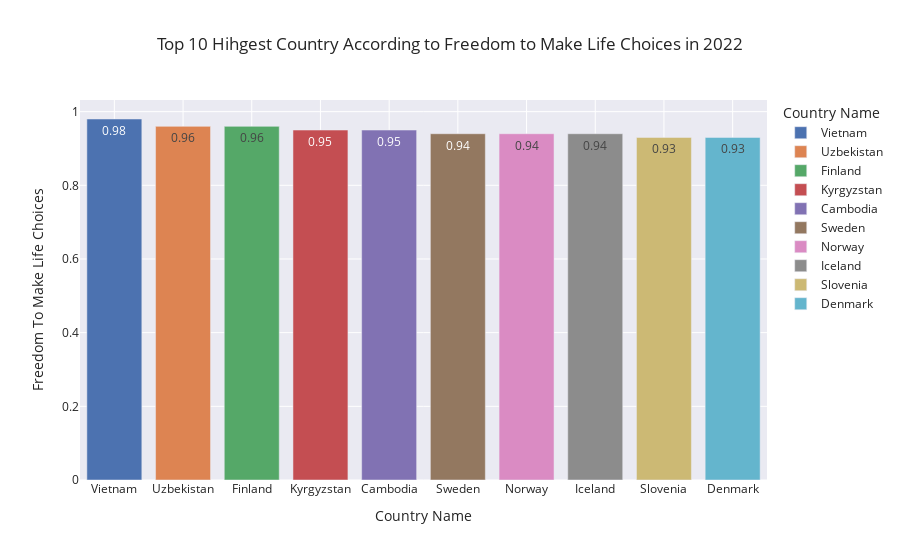

Source (notebook cell):
### Code cell
#Top 10 negara yang memiliki kebebasan tertinggi untuk untuk membuat pilihan hidup pada tahun 2022
freedom_2022 = pd.DataFrame(happiness_freedom.groupby('Country Name')[['Country Name','Freedom To Make Life Choices']].mean().sort_values('Freedom To Make Life Choices', ascending=False).round(2).head(10))
fig = px.bar(freedom_2022, x = freedom_2022.index, y = 'Freedom To Make Life Choices',
            title = 'Top 10 Hihgest Country According to Freedom to Make Life Choices in 2022', template = 'seaborn', color = freedom_2022.index, text = 'Freedom To Make Life Choices')
fig.show()
freedom_2022

### Figure 1 — Plotly figure (JSON) as saved in the notebook; plotly's stock layout.template omitted (floating-point values rounded to 4 significant figures)
{"data": [{"alignmentgroup": "True", "hovertemplate": "Country Name=%{x}<br>Freedom To Make Life Choices=%{text}<extra></extra>", "legendgroup": "Vietnam", "marker": {"color": "rgb(76,114,176)", "pattern": {"shape": ""}}, "name": "Vietnam", "offsetgroup": "Vietnam", "orientation": "v", "showlegend": true, "text": [0.98], "textposition": "auto", "type": "bar", "x": ["Vietnam"], "xaxis": "x", "y": [0.98], "yaxis": "y"}, {"alignmentgroup": "True", "hovertemplate": "Country Name=%{x}<br>Freedom To Make Life Choices=%{text}<extra></extra>", "legendgroup": "Uzbekistan", "marker": {"color": "rgb(221,132,82)", "pattern": {"shape": ""}}, "name": "Uzbekistan", "offsetgroup": "Uzbekistan", "orientation": "v", "showlegend": true, "text": [0.96], "textposition": "auto", "type": "bar", "x": ["Uzbekistan"], "xaxis": "x", "y": [0.96], "yaxis": "y"}, {"alignmentgroup": "True", "hovertemplate": "Country Name=%{x}<br>Freedom To Make Life Choices=%{text}<extra></extra>", "legendgroup": "Finland", "marker": {"color": "rgb(85,168,104)", "pattern": {"shape": ""}}, "name": "Finland", "offsetgroup": "Finland", "orientation": "v", "showlegend": true, "text": [0.96], "textposition": "auto", "type": "bar", "x": ["Finland"], "xaxis": "x", "y": [0.96], "yaxis": "y"}, {"alignmentgroup": "True", "hovertemplate": "Country Name=%{x}<br>Freedom To Make Life Choices=%{text}<extra></extra>", "legendgroup": "Kyrgyzstan", "marker": {"color": "rgb(196,78,82)", "pattern": {"shape": ""}}, "name": "Kyrgyzstan", "offsetgroup": "Kyrgyzstan", "orientation": "v", "showlegend": true, "text": [0.95], "textposition": "auto", "type": "bar", "x": ["Kyrgyzstan"], "xaxis": "x", "y": [0.95], "yaxis": "y"}, {"alignmentgroup": "True", "hovertemplate": "Country Name=%{x}<br>Freedom To Make Life Choices=%{text}<extra></extra>", "legendgroup": "Cambodia", "marker": {"color": "rgb(129,114,179)", "pattern": {"shape": ""}}, "name": "Cambodia", "offsetgroup": "Cambodia", "orientation": "v", "showlegend": true, "text": [0.95], "textposition": "auto", "type": "bar", "x": ["Cambodia"], "xaxis": "x", "y": [0.95], "yaxis": "y"}, {"alignmentgroup": "True", "hovertemplate": "Country Name=%{x}<br>Freedom To Make Life Choices=%{text}<extra></extra>", "legendgroup": "Sweden", "marker": {"color": "rgb(147,120,96)", "pattern": {"shape": ""}}, "name": "Sweden", "offsetgroup": "Sweden", "orientation": "v", "showlegend": true, "text": [0.94], "textposition": "auto", "type": "bar", "x": ["Sweden"], "xaxis": "x", "y": [0.94], "yaxis": "y"}, {"alignmentgroup": "True", "hovertemplate": "Country Name=%{x}<br>Freedom To Make Life Choices=%{text}<extra></extra>", "legendgroup": "Norway", "marker": {"color": "rgb(218,139,195)", "pattern": {"shape": ""}}, "name": "Norway", "offsetgroup": "Norway", "orientation": "v", "showlegend": true, "text": [0.94], "textposition": "auto", "type": "bar", "x": ["Norway"], "xaxis": "x", "y": [0.94], "yaxis": "y"}, {"alignmentgroup": "True", "hovertemplate": "Country Name=%{x}<br>Freedom To Make Life Choices=%{text}<extra></extra>", "legendgroup": "Iceland", "marker": {"color": "rgb(140,140,140)", "pattern": {"shape": ""}}, "name": "Iceland", "offsetgroup": "Iceland", "orientation": "v", "showlegend": true, "text": [0.94], "textposition": "auto", "type": "bar", "x": ["Iceland"], "xaxis": "x", "y": [0.94], "yaxis": "y"}, {"alignmentgroup": "True", "hovertemplate": "Country Name=%{x}<br>Freedom To Make Life Choices=%{text}<extra></extra>", "legendgroup": "Slovenia", "marker": {"color": "rgb(204,185,116)", "pattern": {"shape": ""}}, "name": "Slovenia", "offsetgroup": "Slovenia", "orientation": "v", "showlegend": true, "text": [0.93], "textposition": "auto", "type": "bar", "x": ["Slovenia"], "xaxis": "x", "y": [0.93], "yaxis": "y"}, {"alignmentgroup": "True", "hovertemplate": "Country Name=%{x}<br>Freedom To Make Life Choices=%{text}<extra></extra>", "legendgroup": "Denmark", "marker": {"color": "rgb(100,181,205)", "pattern": {"shape": ""}}, "name": "Denmark", "offsetgroup": "Denmark", "orientation": "v", "showlegend": true, "text": [0.93], "textposition": "auto", "type": "bar", "x": ["Denmark"], "xaxis": "x", "y": [0.93], "yaxis": "y"}], "layout": {"barmode": "relative", "legend": {"title": {"text": "Country Name"}, "tracegroupgap": 0}, "title": {"text": "Top 10 Hihgest Country According to Freedom to Make Life Choices in 2022"}, "xaxis": {"anchor": "y", "categoryarray": ["Vietnam", "Uzbekistan", "Finland", "Kyrgyzstan", "Cambodia", "Sweden", "Norway", "Iceland", "Slovenia", "Denmark"], "categoryorder": "array", "domain": [0, 1], "title": {"text": "Country Name"}}, "yaxis": {"anchor": "x", "domain": [0, 1], "title": {"text": "Freedom To Make Life Choices"}}}}
